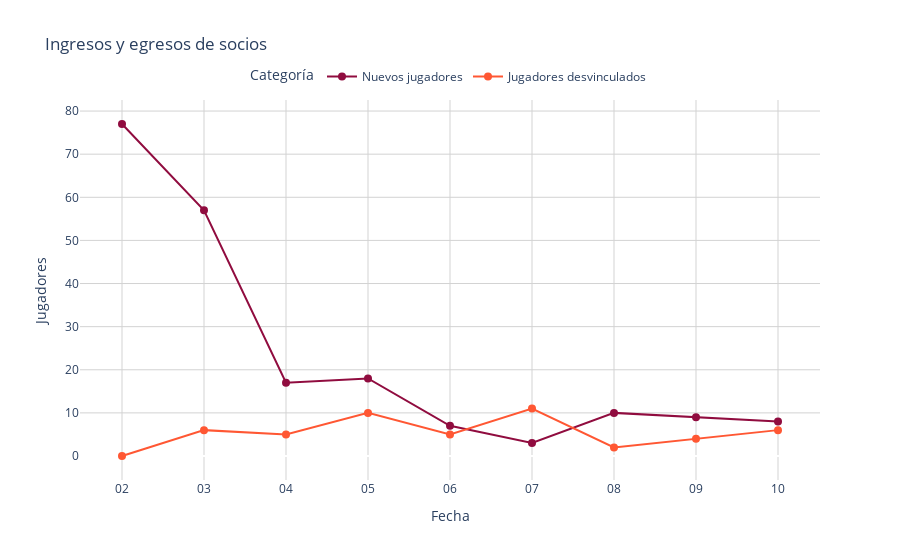

The notebook cell this image was saved under:
### Code cell
# Crear la figura con las tres series de tiempo en el mismo gráfico
fig = go.Figure()

# Ingresos
fig.add_trace(go.Scatter(
    x=totales['MES'], 
    y=totales['INGRESOS'], 
    mode='lines+markers',
    line=dict(color='#900C3F', width=2), 
    marker=dict(size=8, color='#900C3F', symbol='circle'),
    name='Nuevos jugadores'
))
# Egresos
fig.add_trace(go.Scatter(
    x=totales['MES'], 
    y=totales['EGRESOS'], 
    mode='lines+markers',
    line=dict(color='#FF5733', width=2),                                                                    
    marker=dict(size=8, color='#FF5733', symbol='circle'),
    name='Jugadores desvinculados'
))


# Configuración del diseño
fig.update_layout(
    title='Ingresos y egresos de socios',
    xaxis_title='Fecha',
    yaxis_title='Jugadores',
    plot_bgcolor='white',
    hovermode='x unified',
    legend=dict(title='Categoría', orientation='h', x=0.5, xanchor='center', y=1.1)
)

# Configurar los ejes
fig.update_xaxes(showgrid=True, gridcolor='lightgrey', tickformat='%b %Y')
fig.update_yaxes(showgrid=True, gridcolor='lightgrey')

# Mostrar el gráfico
fig.show()

### Figure 1 — Plotly figure (JSON) as saved in the notebook; plotly's stock layout.template omitted (floating-point values rounded to 4 significant figures)
{"data": [{"line": {"color": "#900C3F", "width": 2}, "marker": {"color": "#900C3F", "size": 8, "symbol": "circle"}, "mode": "lines+markers", "name": "Nuevos jugadores", "type": "scatter", "x": ["02", "03", "04", "05", "06", "07", "08", "09", "10"], "y": [77, 57, 17, 18, 7, 3, 10, 9, 8]}, {"line": {"color": "#FF5733", "width": 2}, "marker": {"color": "#FF5733", "size": 8, "symbol": "circle"}, "mode": "lines+markers", "name": "Jugadores desvinculados", "type": "scatter", "x": ["02", "03", "04", "05", "06", "07", "08", "09", "10"], "y": [0, 6, 5, 10, 5, 11, 2, 4, 6]}], "layout": {"hovermode": "x unified", "legend": {"orientation": "h", "title": {"text": "Categoría"}, "x": 0.5, "xanchor": "center", "y": 1.1}, "plot_bgcolor": "white", "title": {"text": "Ingresos y egresos de socios"}, "xaxis": {"gridcolor": "lightgrey", "showgrid": true, "tickformat": "%b %Y", "title": {"text": "Fecha"}}, "yaxis": {"gridcolor": "lightgrey", "showgrid": true, "title": {"text": "Jugadores"}}}}
